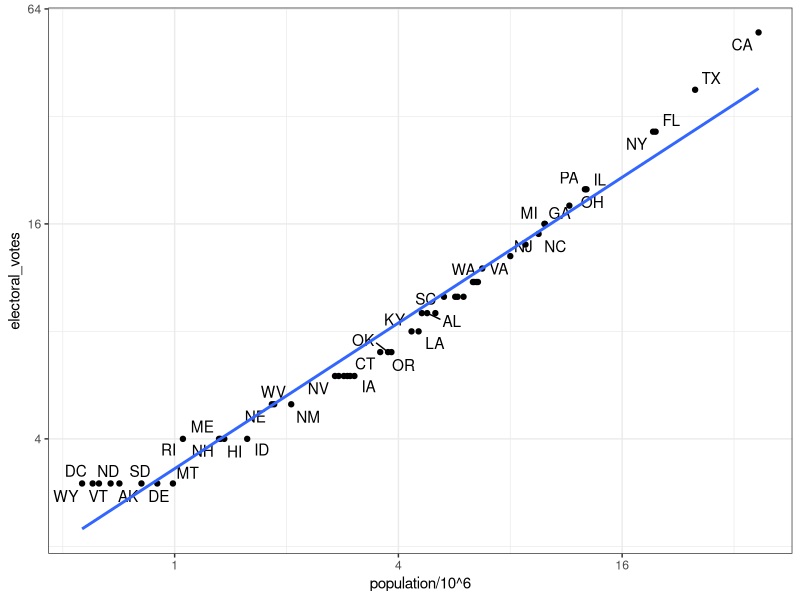

R code for this plot:
# Combining tables starts on line 10
# Binding starts on line 69
# Set operators starts on line 84
# Assessment materials starts on line

library(dslabs)
library(ggrepel)
library(tidyverse)

#Combining tables is another important task in data wrangling
# import US murders data
ds_theme_set()
data(murders)
head(murders)

# import US election results data
data(polls_us_election_2016)
head(results_us_election_2016)

#Can see murder and political data are not identical
identical(results_us_election_2016$state, murders$state)

#It is pretty simple to join these!

# join the murders table and US election results table
tab <- left_join(murders, results_us_election_2016, by = "state")
head(tab)

#Can now utilize these data

# plot electoral votes versus population
tab %>% ggplot(aes(population/10^6, electoral_votes, label = abb)) +
  geom_point() +
  geom_text_repel() + 
  scale_x_continuous(trans = "log2") +
  scale_y_continuous(trans = "log2") +
  geom_smooth(method = "lm", se = FALSE)


#Example with more complicated data
# make two smaller tables to demonstrate joins
tab1 <- slice(murders, 1:6) %>% select(state, population)
tab1
tab2 <- slice(results_us_election_2016, c(1:3, 5, 7:8)) %>% select(state, electoral_votes)
tab2

# experiment with different joins
left_join(tab1, tab2)

#Based on electoral
tab1 %>% left_join(tab2)
#Based on population
tab1 %>% right_join(tab2)

#Only keeps full data (no NAs)
inner_join(tab1, tab2)

#To get all data and not drop any NAs, use full_join
#This is probably what I would prefer!
full_join(tab1, tab2)

#This only keeps the part of the first table that has information in the second
semi_join(tab1, tab2)

#This is the opposite of semi join
#Only keeps info if it is not in the second
anti_join(tab1, tab2)

#Binding combines by column or row

#Bind_cols is similar to cbind but doesn't create a tibble
bind_cols(a = 1:3, b = 4:6)

tab1 <- tab[, 1:3]
tab2 <- tab[, 4:6]
tab3 <- tab[, 7:9]
new_tab <- bind_cols(tab1, tab2, tab3)
head(new_tab)

tab1 <- tab[1:2,]
tab2 <- tab[3:4,]
bind_rows(tab1, tab2)

#Set Operators 

#Think of these like with set functions
#Intersection = things contained in BOTH
#Union = things contained in EITHER

# intersect vectors or data frames
intersect(1:10, 6:15)
intersect(c("a","b","c"), c("b","c","d"))
tab1 <- tab[1:5,]
tab2 <- tab[3:7,]
intersect(tab1, tab2)

# perform a union of vectors or data frames
union(1:10, 6:15)
union(c("a","b","c"), c("b","c","d"))
tab1 <- tab[1:5,]
tab2 <- tab[3:7,]
union(tab1, tab2)

# set difference of vectors or data frames
#NOTE THAT THE ORDER MATTERS!!
setdiff(1:10, 6:15)
setdiff(6:15, 1:10)
tab1 <- tab[1:5,]
tab2 <- tab[3:7,]
setdiff(tab1, tab2)


# setequal determines whether sets have the same elements, regardless of order
#Important for checking code
setequal(1:5, 1:6)
setequal(1:5, 5:1)
setequal(tab1, tab2)
